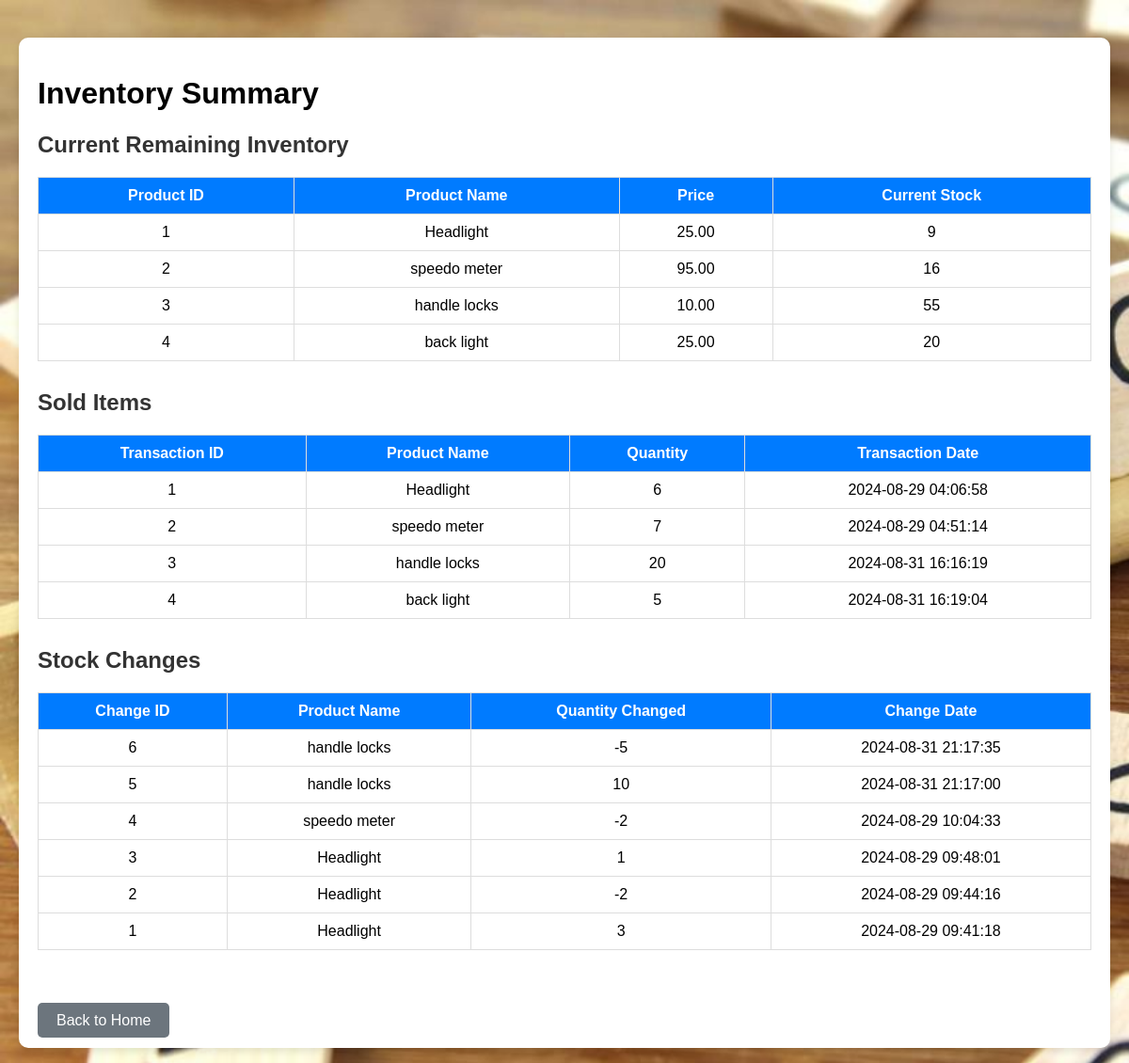
Screenshot of /fetch_summary.php (signed in) with the database file from the repository.
### tables this page shows
CREATE TABLE `products` (
  `product_id` int NOT NULL AUTO_INCREMENT,
  `product_name` varchar(255) NOT NULL,
  `price` decimal(10,2) NOT NULL,
  `stock` int NOT NULL DEFAULT '0',
  PRIMARY KEY (`product_id`)
);

CREATE TABLE `stocktransactions` (
  `transaction_id` int NOT NULL AUTO_INCREMENT,
  `product_id` int NOT NULL,
  `quantity` int NOT NULL,
  `transaction_date` timestamp NULL DEFAULT CURRENT_TIMESTAMP,
  PRIMARY KEY (`transaction_id`),
  KEY `product_id` (`product_id`),
  CONSTRAINT `stocktransactions_ibfk_1` FOREIGN KEY (`product_id`) REFERENCES `products` (`product_id`)
);

CREATE TABLE `stockchanges` (
  `change_id` int NOT NULL AUTO_INCREMENT,
  `product_id` int NOT NULL,
  `stock_change` int NOT NULL,
  `change_date` datetime DEFAULT CURRENT_TIMESTAMP,
  `quantity_changed` int NOT NULL,
  PRIMARY KEY (`change_id`),
  KEY `product_id` (`product_id`),
  CONSTRAINT `stockchanges_ibfk_1` FOREIGN KEY (`product_id`) REFERENCES `products` (`product_id`)
);

### fetch_summary.php (the view, shortened to what this page needs)
<?php
include 'config.php';
$currentInventorySql = "
SELECT
    p.product_id,
    p.product_name,
    p.price,
    p.stock  AS current_stock
FROM
    Products p
LEFT JOIN
    StockTransactions st
ON
    p.product_id = st.product_id
GROUP BY
    p.product_id, p.product_name, p.price, p.stock
";
$soldItemsSql = "
SELECT
    st.transaction_id,
    p.product_name,
    st.quantity,
    st.transaction_date
FROM
    StockTransactions st
JOIN
    Products p
ON
    st.product_id = p.product_id
";
$stockChangesSql = "
SELECT
    sc.change_id,
    p.product_name,
    sc.quantity_changed,
    sc.stock_change,
    sc.change_date
FROM
    StockChanges sc
JOIN
    Products p
ON
    sc.product_id = p.product_id
ORDER BY
    sc.change_date DESC
";
$currentInventoryResult = $conn->query($currentInventorySql);
$soldItemsResult = $conn->query($soldItemsSql);
$stockChangesResult = $conn->query($stockChangesSql);
?>
<!DOCTYPE html>
<html lang="en">
<head>
  <link rel="stylesheet" href="./css/summary.css">
</head>
<body>
    <div class="container">
        <h1>Inventory Summary</h1>
        <h2>Current Remaining Inventory</h2>
        <table>
            <thead>
                <tr>
                    <th>Product ID</th>
                    <th>Product Name</th>
                    <th>Price</th>
                    <th>Current Stock</th>
                </tr>
            </thead>
            <tbody>
                <?php
                if ($currentInventoryResult->num_rows > 0) {
                    while ($row = $currentInventoryResult->fetch_assoc()) {
                        echo "<tr>
                                <td>{$row['product_id']}</td>
                                <td>{$row['product_name']}</td>
                                <td>{$row['price']}</td>
                                <td>{$row['current_stock']}</td>
                              </tr>";
                    }
                } else {
                    echo "<tr><td colspan='4'>No inventory data available.</td></tr>";
                }
                ?>
            </tbody>
        </table>
        <h2>Sold Items</h2>
        <table>
            <thead>
                <tr>
                    <th>Transaction ID</th>
                    <th>Product Name</th>
                    <th>Quantity</th>
                    <th>Transaction Date</th>
                </tr>
            </thead>
            <tbody>
                <?php
                if ($soldItemsResult->num_rows > 0) {
                    while ($row = $soldItemsResult->fetch_assoc()) {
                        echo "<tr>
                                <td>{$row['transaction_id']}</td>
                                <td>{$row['product_name']}</td>
                                <td>{$row['quantity']}</td>
                                <td>{$row['transaction_date']}</td>
                              </tr>";
                    }
                } else {
                    echo "<tr><td colspan='4'>No sold items data available.</td></tr>";
                }
                ?>
            </tbody>
        </table>
        <h2>Stock Changes</h2>
        <table>
            <thead>
                <tr>
                    <th>Change ID</th>
                    <th>Product Name</th>
                    <th>Quantity Changed</th>
                    <th>Change Date</th>
                </tr>
            </thead>
            <tbody>
                <?php
                if ($stockChangesResult->num_rows > 0) {
                    while ($row = $stockChangesResult->fetch_assoc()) {
                        echo "<tr>
                                <td>{$row['change_id']}</td>
                                <td>{$row['product_name']}</td>
                                <td>{$row['quantity_changed']}</td>
                                <td>{$row['change_date']}</td>
                              </tr>";
                    }
                } else {
                    echo "<tr><td colspan='5'>No stock changes data available.</td></tr>";
                }
                ?>
            </tbody>
        </table>
        <br> <br>
    <a href="home.php" class="back-btn">Back to Home</a>
    </div>
</body>
</html>

### summary.css (style rules this page uses)
body { font-family: Arial, sans-serif; background-color: #f4f4f4; margin: 0; padding: 20px; background-image: url('../images/bg2.jpg'); background-size: cover; background-repeat: no-repeat; }
.container { margin: 20px auto; max-width: 1200px; background-color: #fff; padding: 20px; border-radius: 10px; box-shadow: 0 4px 8px rgba(0, 0, 0, 0.1); overflow-x: auto; }
table { width: 100%; border-collapse: collapse; margin-bottom: 30px; min-width: 600px; }
table, th, td { border: 1px solid #ddd; }
th, td { padding: 10px; text-align: center; }
th { background-color: #007bff; color: white; }
h2 { color: #333; }
.back-btn { padding: 10px 20px; background-color: #6c757d; color: white; border: none; border-radius: 5px; cursor: pointer; margin-top: 20px; text-decoration: none; }

### rows the page displays
products: product_id "1", product_name "Headlight", price "25.00", stock "9"
products: product_id "2", product_name "speedo meter", price "95.00", stock "16"
products: product_id "3", product_name "handle locks", price "10.00", stock "55"
products: product_id "4", product_name "back light", price "25.00", stock "20"
stocktransactions: transaction_id "1", product.product_name "Headlight", quantity "6", transaction_date "2024-08-29 04:06:58"
stocktransactions: transaction_id "2", product.product_name "speedo meter", quantity "7", transaction_date "2024-08-29 04:51:14"
stocktransactions: transaction_id "3", product.product_name "handle locks", quantity "20", transaction_date "2024-08-31 16:16:19"
stocktransactions: transaction_id "4", product.product_name "back light", quantity "5", transaction_date "2024-08-31 16:19:04"
stockchanges: change_id "6", product.product_name "handle locks", quantity_changed "-5", change_date "2024-08-31 21:17:35"
stockchanges: change_id "5", product.product_name "handle locks", quantity_changed "10", change_date "2024-08-31 21:17:00"
stockchanges: change_id "4", product.product_name "speedo meter", quantity_changed "-2", change_date "2024-08-29 10:04:33"
stockchanges: change_id "3", product.product_name "Headlight", quantity_changed "1", change_date "2024-08-29 09:48:01"
stockchanges: change_id "2", product.product_name "Headlight", quantity_changed "-2", change_date "2024-08-29 09:44:16"
stockchanges: change_id "1", product.product_name "Headlight", quantity_changed "3", change_date "2024-08-29 09:41:18"
